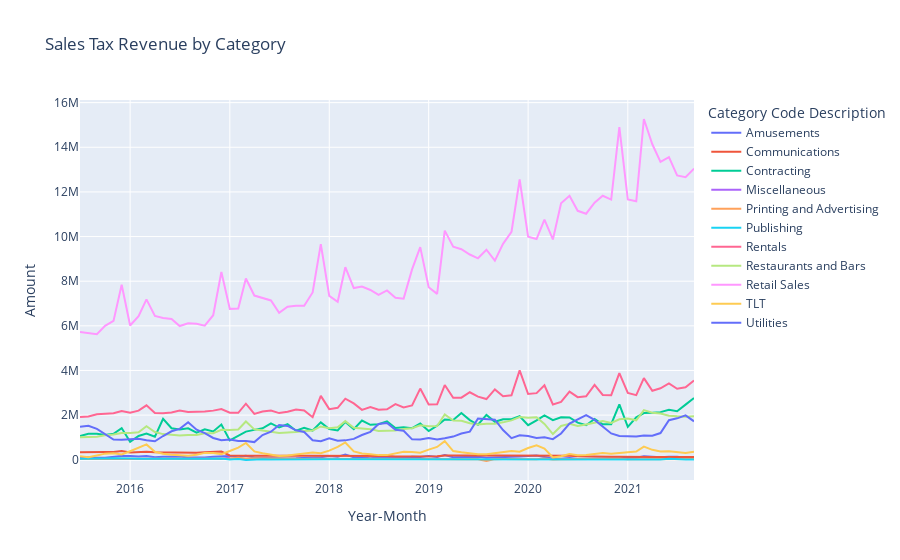

Write notebook code for a chart like this one.
### Code cell
px.line(total_amount_cat, 
        x="Year-Month", 
        y="Amount", 
        color="Category Code Description", 
        #text="Revenue",
       title="Sales Tax Revenue by Category")
